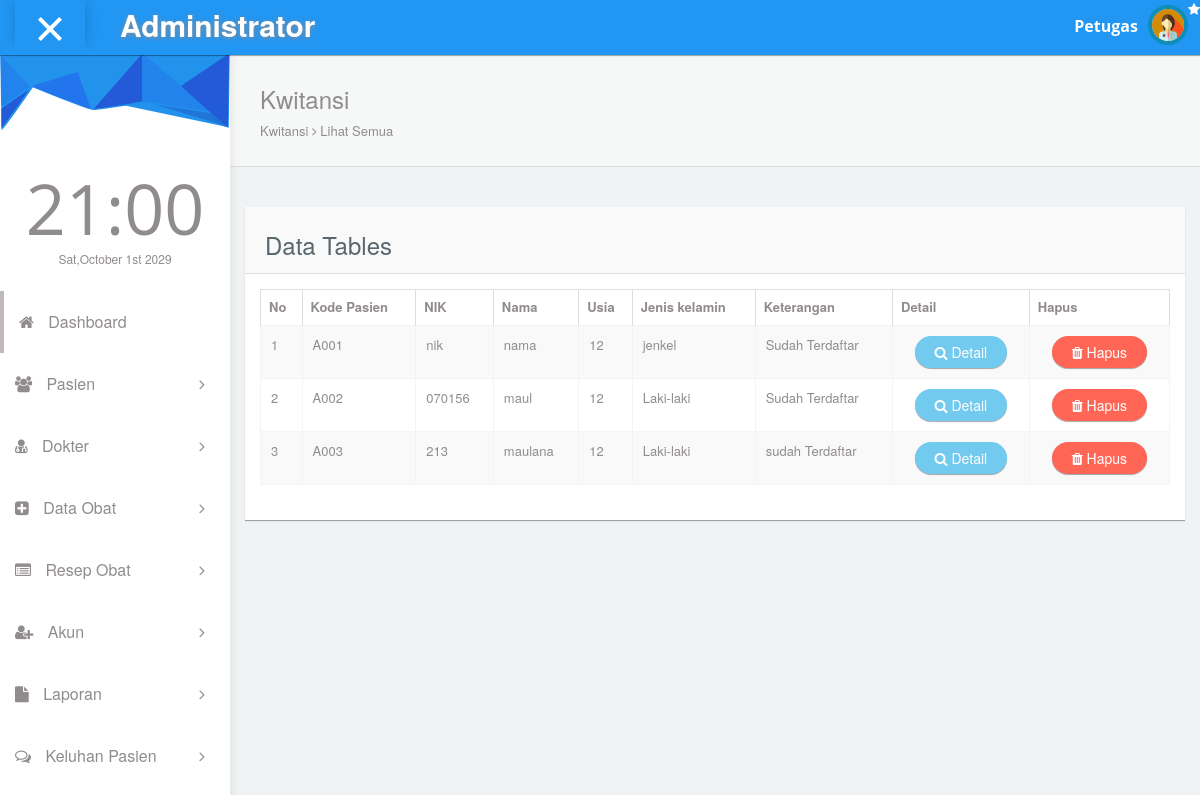
Page /administrator/pegawai/list.kwitansi.php on the earlier database version.
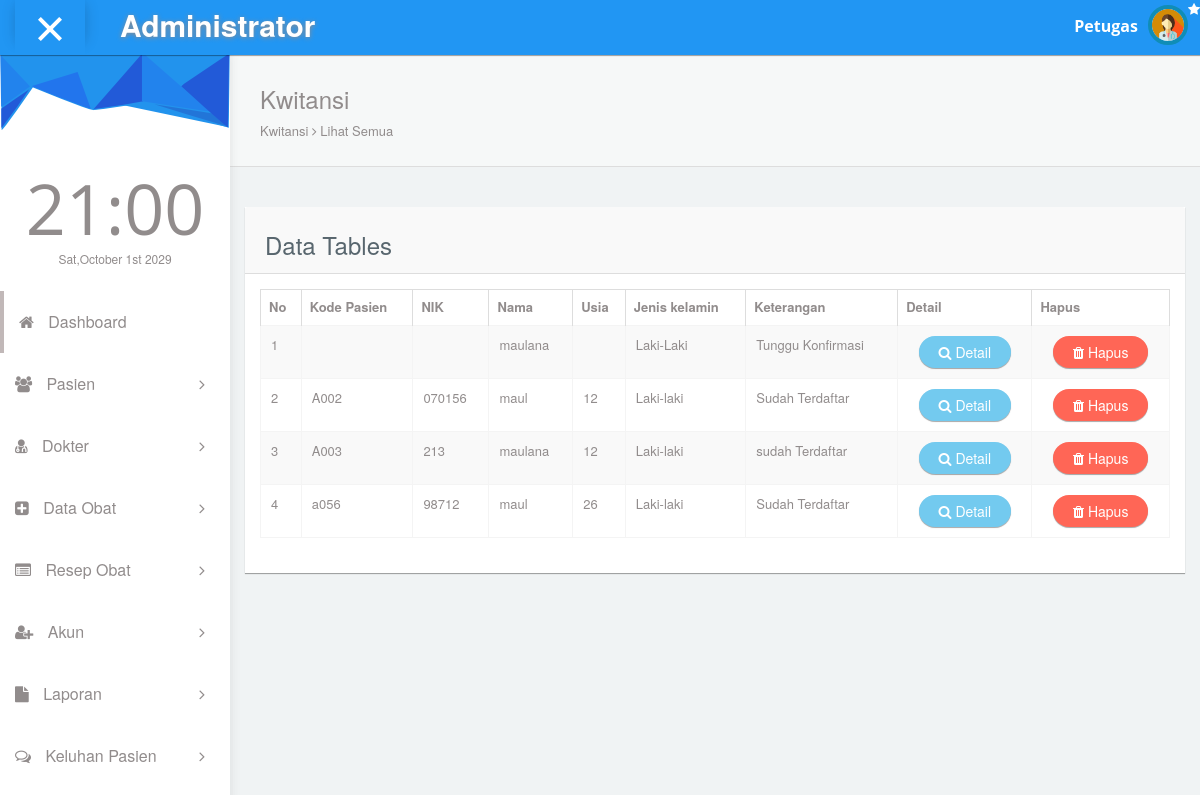
Same page on the later database version.
### tables this page shows
CREATE TABLE `pasien` (
  `id_pasien` int(10) NOT NULL,
  `kode_pasien` varchar(5) DEFAULT NULL,
  `nama` varchar(20) NOT NULL,
  `nik` varchar(16) DEFAULT NULL,
  `usia` int(2) DEFAULT NULL,
  `jenkel` varchar(10) NOT NULL,
  `alamat` text NOT NULL,
  `keterangan` varchar(20) NOT NULL,
  `tanggal` varchar(12) NOT NULL,
  `waktu` varchar(10) NOT NULL
);

### administrator/pegawai/list.kwitansi.php (the view, shortened to what this page needs)
<!DOCTYPE html>
<html lang="en">
<head>
  <link rel="stylesheet" type="text/css" href="asset/css/bootstrap.min.css">
  <link rel="stylesheet" type="text/css" href="asset/css/plugins/font-awesome.min.css"/>
  <link rel="stylesheet" type="text/css" href="asset/css/plugins/datatables.bootstrap.min.css"/>
  <link rel="stylesheet" type="text/css" href="asset/css/plugins/animate.min.css"/>
  <link href="asset/css/style.css" rel="stylesheet">
    </head>
    <body id="mimin" class="dashboard">
      <?php include 'page/head-nav.php';?>
      <div class="container-fluid mimin-wrapper">
        <?php include 'page/left-menu.php'; ?>
        <div id="content">
         <div class="panel box-shadow-none content-header">
          <div class="panel-body">
            <div class="col-md-12">
              <h3 class="animated fadeInLeft">Kwitansi</h3>
              <p class="animated fadeInDown">
                Kwitansi <span class="fa-angle-right fa"></span> Lihat Semua
              </p>
            </div>
          </div>
        </div>
        <div class="col-md-12 top-20 padding-0">
          <div class="col-md-12">
            <div class="panel">
              <div class="panel-heading"><h3>Data Tables</h3></div>
              <div class="panel-body">
                <div class="responsive-table">
                  <table id="datatables-example" class="table table-striped table-bordered" width="100%" cellspacing="0">
                    <thead>
                      <tr>
                        <th>No</th>
                        <th>Kode Pasien</th>
                        <th>NIK</th>
                        <th>Nama</th>
                        <th>Usia</th>
                        <th>Jenis kelamin</th>
                        <th>Keterangan</th>
                        <th>Detail</th>
                        <th>Hapus</th>
                      </tr>
                    </thead>
                    <tbody>
                     <?php
                     include 'koneksi.php';
                     $no = 1;
                     $data = mysqli_query($koneksi,"Select * FROM pasien GROUP BY kode_pasien");
                     while($d = mysqli_fetch_array($data)){
                      ?>
                      <tr>
                        <td><?php echo $no++ ;?></td>
                        <td><?php echo $d['kode_pasien']; ?></td>
                        <td><?php echo $d['nik']; ?></td>
                        <td><?php echo $d['nama']; ?></td>
                        <td><?php echo $d['usia']; ?></td>
                        <td><?php echo $d['jenkel']; ?></td>
                        <td><?php echo $d['keterangan']; ?></td>
                        <td align="center"><a href="detail_pasien.php?kode_pasien=<?php echo $d['kode_pasien']; ?>" class="btn btn-round btn-info"><i class="fa fa-search"></i> Detail</a></td>
                        <td align="center"><a onclick="if(confirm('Apakah anda yakin ingin menghapus data ini ?')){ location.href='hapus_data_pasien.php?id_pasien=<?php echo $d['id_pasien']; ?>' }" class="btn btn-round btn-danger"><i class="fa fa-trash"></i> Hapus</a></td>
                    <?php
                  }
                  ?>
                      </tr>
                    </tbody>
                </table>
              </div>
            </div>
          </div>
        </div>
      </div>
    </div>
</div>
</body>
</html>

Differences in the rows shown:
no longer on this page (row edited): pasien: kode_pasien "A001", nik "nik", nama "nama", usia "12", jenkel "jenkel", keterangan "Sudah Terdaftar"
added pasien: nama "maulana", jenkel "Laki-Laki", keterangan "Tunggu Konfirmasi"
added pasien: kode_pasien "a056", nik "98712", nama "maul", usia "26", jenkel "Laki-laki", keterangan "Sudah Terdaftar"
